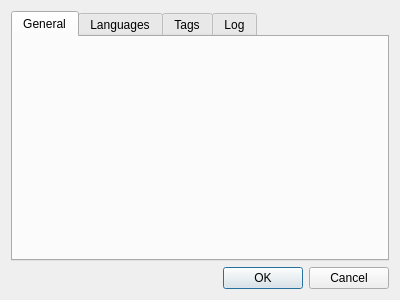
<?xml version="1.0" encoding="UTF-8"?>
<ui version="4.0">
 <class>Settings</class>
 <widget class="QDialog" name="Settings">
  <property name="geometry">
   <rect>
    <x>0</x>
    <y>0</y>
    <width>400</width>
    <height>300</height>
   </rect>
  </property>
  <property name="windowTitle">
   <string>Dialog</string>
  </property>
  <layout class="QVBoxLayout" name="verticalLayout">
   <item>
    <widget class="QTabWidget" name="tabWidget">
     <widget class="ConfForm" name="confform">
      <attribute name="title">
       <string>General</string>
      </attribute>
     </widget>
     <widget class="LangBrowser" name="langbrowser">
      <attribute name="title">
       <string>Languages</string>
      </attribute>
     </widget>
     <widget class="TagBrowser" name="tagbrowser">
      <attribute name="title">
       <string>Tags</string>
      </attribute>
     </widget>
     <widget class="LogViewer" name="logviewer">
      <attribute name="title">
       <string>Log</string>
      </attribute>
     </widget>
    </widget>
   </item>
   <item>
    <widget class="QDialogButtonBox" name="buttonBox">
     <property name="orientation">
      <enum>Qt::Horizontal</enum>
     </property>
     <property name="standardButtons">
      <set>QDialogButtonBox::Cancel|QDialogButtonBox::Ok</set>
     </property>
    </widget>
   </item>
  </layout>
 </widget>
 <customwidgets>
  <customwidget>
   <class>LogViewer</class>
   <extends>QWidget</extends>
   <header location="global">cchelper.settings.logviewer</header>
   <container>1</container>
  </customwidget>
  <customwidget>
   <class>ConfForm</class>
   <extends>QWidget</extends>
   <header location="global">cchelper.settings.confform</header>
   <container>1</container>
  </customwidget>
  <customwidget>
   <class>LangBrowser</class>
   <extends>QWidget</extends>
   <header location="global">cchelper.settings.langbrowser</header>
   <container>1</container>
  </customwidget>
  <customwidget>
   <class>TagBrowser</class>
   <extends>QWidget</extends>
   <header location="global">cchelper.settings.tagbrowser</header>
   <container>1</container>
  </customwidget>
 </customwidgets>
 <resources/>
 <connections>
  <connection>
   <sender>buttonBox</sender>
   <signal>accepted()</signal>
   <receiver>Settings</receiver>
   <slot>accept()</slot>
   <hints>
    <hint type="sourcelabel">
     <x>248</x>
     <y>254</y>
    </hint>
    <hint type="destinationlabel">
     <x>157</x>
     <y>274</y>
    </hint>
   </hints>
  </connection>
  <connection>
   <sender>buttonBox</sender>
   <signal>rejected()</signal>
   <receiver>Settings</receiver>
   <slot>reject()</slot>
   <hints>
    <hint type="sourcelabel">
     <x>316</x>
     <y>260</y>
    </hint>
    <hint type="destinationlabel">
     <x>286</x>
     <y>274</y>
    </hint>
   </hints>
  </connection>
 </connections>
</ui>
